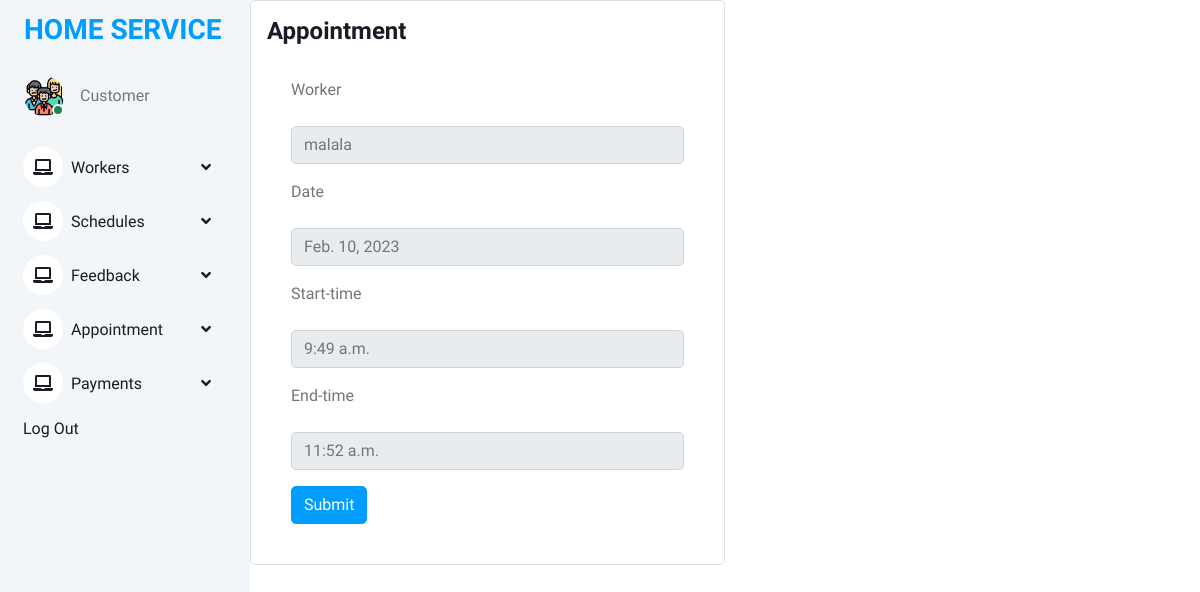
Page /take_appointment/4/ (signed in) on the committed database.
### online_home_service_app/models.py (models this page shows)
class Schedule(models.Model):
    worker = models.ForeignKey(Register1, on_delete=models.CASCADE)
    date = models.DateField()
    start_time = models.TimeField()
    end_time = models.TimeField()

class Register1(models.Model):
    user = models.ForeignKey(Login,on_delete=models.CASCADE)
    name = models.CharField(max_length=100)
    profile_pic = models.FileField(upload_to='profilepic/')
    address = models.CharField(max_length=100)
    mobile = models.CharField(max_length=10)
    email = models.EmailField()
    work_type = models.ForeignKey(work,on_delete=models.CASCADE)
    def __str__(self):
        return self.name

### online_home_service_app/views.py (the view)
# urls.py: path("take_appointment/<int:id>/", views.take_appointment, name="take_appointment"),
@login_required(login_url = 'logout')
def take_appointment(request,id):
    s = Schedule.objects.get(id=id)
    c = Register.objects.get(user = request.user)
    app = Take_Appointment.objects.filter(user = c,schedule = s)
    if app.exists():
        messages.info(request,"Already booked")
        return redirect("customer_view_schedule")
    else:
        if request.method == "POST":
            obj = Take_Appointment()
            obj.user = c
            obj.schedule = s
            obj.save()
            messages.info(request,"Appointment is successfully booked")
            return redirect("view_appointment")
    return render(request,"customer/take_appointment.html",{"s":s})

### templates/customer/take_appointment.html (shortened to what this page needs)
{% extends 'customer/customer base.html' %}
{% load crispy_forms_tags %}
{% block content %}
<div class="col-md-6 grid-margin stretch-card">
              <div class="card">
                <div class="card-body">
                  <h4 class="card-title">Appointment</h4>
                  <form method="post">
                      <div class="d-grid gap-3 p-4">
                          <label class="form-label">Worker</label>
                          <input required class="form-control" readonly value="{{s.worker}}">
                          <label class="form-label">Date</label>
                          <input class="form-control" readonly value="{{s.date}}">
                          <label class="form-label">Start-time</label>
                          <input class="form-control" readonly value="{{s.start_time}}">
                          <label class="form-label">End-time</label>
                          <input class="form-control" readonly value="{{s.end_time}}">
                          <div class="d-grid gap-3 d-md-block">
                              <button type="submit" class="btn btn-primary">Submit</button>
                          </div>
                      </div>
                  </form>
                </div>
              </div>
            </div>
{% endblock %}

### static/static1/assets2/css/style.css (style rules this page uses)
:root { --primary: #009CFF; --light: #F3F6F9; --dark: #191C24; }
.btn { transition: .5s; }
.btn.btn-primary { color: #FFFFFF; }

### rows in the picture
Schedule: worker "malala", date "Feb. 10, 2023", start_time "9:49 a.m.", end_time "11:52 a.m."
